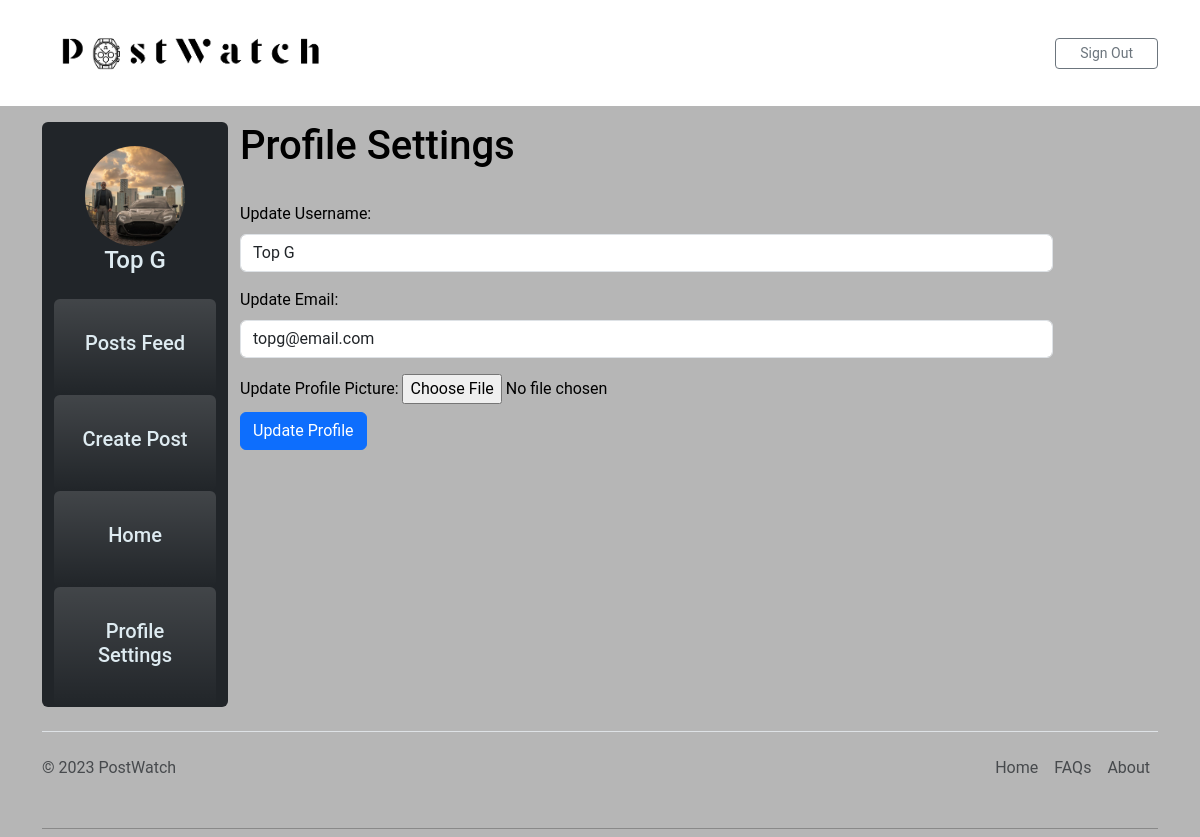
The page /userProfileSettings.php (signed in) on the database its author committed.
### tables this page shows
CREATE TABLE `user` (
  `id` int(11) NOT NULL,
  `username` varchar(128) NOT NULL,
  `email` varchar(255) NOT NULL,
  `password_hashed` varchar(255) NOT NULL,
  `profile_pic` blob DEFAULT NULL
);

### userProfileSettings.php (the view, shortened to what this page needs)
<?php
if (!isset($_SESSION['user_id'])) {
    header("Location: index.php");
    exit;
} elseif (isset($_SESSION["user_id"])) {
    $mysqli =  require __DIR__ . '/database.php';
    $sql = "SELECT * FROM user WHERE id = " . $_SESSION['user_id'];
    $result = $mysqli->query($sql);
    $user = $result->fetch_assoc();
}
?>
<!DOCTYPE html>
<html>
<head>
    <link rel="stylesheet" href="path/to/bootstrap-icons.css">
    <link href="https://cdn.jsdelivr.net/npm/bootstrap-icons@1.5.0/font/bootstrap-icons.css" rel="stylesheet">
    <link rel="stylesheet" href="https://cdnjs.cloudflare.com/ajax/libs/font-awesome/5.15.3/css/all.min.css">
    <link href="https://cdn.jsdelivr.net/npm/bootstrap@5.3.0-alpha1/dist/css/bootstrap.min.css" rel="stylesheet"
>
    <link rel="stylesheet" href="./css/styles.css" />
    <nav class="navbar navbar-expand-lg navbar-light bg-white static-top">
        <div class="container">
            <a class="navbar-brand" href="#">
                <img src="./img/logo.png" alt="..." height="80" />
            </a>
            <div class="collapse navbar-collapse" id="navbarSupportedContent">
                <ul class="navbar-nav ms-auto">
                    <li>
                        <a href="logout.php">
                            <button type="button" class="btn btn-outline-secondary btn-sm px-4">
                                Sign Out
                            </button></a>
                    </li>
                </ul>
            </div>
        </div>
    </nav>
</head>
<body>
    <main class="container mt-3">
        <div class="container-fluid">
            <div class="row">
                <nav class="col-md-3 col-lg-2 bg-light sidebar bg-dark rounded">
                    <div class="text-center my-4">
                        <?php if ($user['profile_pic'] != null) { ?>
                        <img src="<?php echo $user['profile_pic']; ?>" alt="User Image" class="rounded-circle"
                            width="100" height="100">
                        <?php } else { ?>
                        <img src="./img/userProimg.jpg" alt="User Image" class="rounded-circle" width="100"
                            height="100">
                        <?php } ?>
                        <h4 style="color:rgb(222, 235, 241);font-size:24px;"><?php echo $user['username']; ?> </h4>
                    </div>
                    <ul class="nav flex-column navbar-nav text-center">
                        <li class="nav-item p-4 bg-gradient  rounded">
                            <a class="nav-link" href="postsFeed.php">
                                <h4 style="color:rgb(222, 235, 241);font-size: 20px;">Posts Feed</h4>
                            </a>
                        </li>
                        <li class="nav-item  p-4 bg-gradient rounded">
                            <a class="nav-link " href="addPost.php">
                                <h4 style="color:rgb(222, 235, 241);font-size: 20px;">Create Post</h4>
                            </a>
                        </li>
                        <li class="nav-item  p-4 bg-gradient rounded">
                            <a class="nav-link" href="userHomepage.php">
                                <h4 style="color:rgb(222, 235, 241);font-size:20px;">Home</h4>
                            </a>
                        </li>
                        <li class="nav-item  p-4 bg-gradient rounded">
                            <a class="nav-link" href="userProfileSettings.php">
                                <h4 style="color:rgb(222, 235, 241);font-size:20px;">Profile Settings</h4>
                            </a>
                        </li>
                    </ul>
                </nav>
                <div class="col-9">
                    <h1> Profile Settings </h1>
                    <br>
                    <form action="update-user-profile.php" method="POST" enctype="multipart/form-data">
                        <div class="mb-3">
                            <label for="username" class="form-label">Update Username:</label>
                            <input type="text" class="form-control" id="username" name="username"
                                value="<?php echo $user['username']; ?>" required>
                        </div>
                        <div class="mb-3">
                            <label for="email" class="form-label">Update Email:</label>
                            <input type="email" class="form-control" id="email" name="email"
                                value="<?php echo $user['email']; ?>" required>
                        </div>
                        <label for="profile_pic">Update Profile Picture:</label>
                        <input type="file" id="profile_pic" name="profile_pic">
                        <br>
                        <button type="submit" class="btn btn-primary mt-2">Update Profile</button>
                    </form>
                </div>
            </div>
        </div>
    </main>
</body>
<div class="container">
    <footer class="d-flex flex-wrap justify-content-between align-items-center py-3 my-4 border-top">
        <p class="col-md-4 mb-0 text-muted">&copy; 2023 PostWatch</p>
        <ul class="nav col-md-4 justify-content-end">
            <li class="nav-item">
                <a href="#" class="nav-link px-2 text-muted">Home</a>
            </li>
            <li class="nav-item">
                <a href="#" class="nav-link px-2 text-muted">FAQs</a>
            </li>
            <li class="nav-item">
                <a href="#" class="nav-link px-2 text-muted">About</a>
            </li>
        </ul>
    </footer>
    <hr class="my-2" />
</div>
</html>

### css/styles.css (style rules this page uses)
* { font-family: "Roboto", sans-serif; }
body, nav { background-color: #b6b6b6; font-size: 16px; color: #000; margin: 0; padding: 0; }

### rows shown on the page
user: profile_pic (picture), username "Top G", email "topg@email.com"
